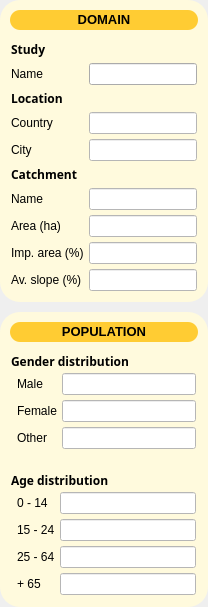
           <widget class="QWidget" name="Col1" native="true">
            <property name="sizePolicy">
             <sizepolicy hsizetype="Preferred" vsizetype="Preferred">
              <horstretch>0</horstretch>
              <verstretch>0</verstretch>
             </sizepolicy>
            </property>
            <property name="styleSheet">
             <string notr="true"/>
            </property>
            <layout class="QVBoxLayout" name="verticalLayout_11" stretch="0,0">
             <property name="spacing">
              <number>10</number>
             </property>
             <property name="leftMargin">
              <number>0</number>
             </property>
             <property name="topMargin">
              <number>0</number>
             </property>
             <property name="rightMargin">
              <number>0</number>
             </property>
             <property name="bottomMargin">
              <number>0</number>
             </property>
             <item>
              <widget class="QFrame" name="Domain_Frame">
               <property name="styleSheet">
                <string notr="true">QFrame{
background-color: #FFFADD;
border-radius: 20px
}</string>
               </property>
               <layout class="QVBoxLayout" name="verticalLayout_14" stretch="0,0">
                <property name="spacing">
                 <number>10</number>
                </property>
                <property name="leftMargin">
                 <number>10</number>
                </property>
                <property name="topMargin">
                 <number>10</number>
                </property>
                <property name="rightMargin">
                 <number>10</number>
                </property>
                <property name="bottomMargin">
                 <number>10</number>
                </property>
                <item>
                 <widget class="QLabel" name="Domain_Label">
                  <property name="enabled">
                   <bool>true</bool>
                  </property>
                  <property name="minimumSize">
                   <size>
                    <width>0</width>
                    <height>20</height>
                   </size>
                  </property>
                  <property name="font">
                   <font>
                    <family>Segoe UI</family>
                    <pointsize>10</pointsize>
                   </font>
                  </property>
                  <property name="styleSheet">
                   <string notr="true">background-color: #ffcc33;	
border-radius: 10px</string>
                  </property>
                  <property name="text">
                   <string>&lt;html&gt;&lt;head/&gt;&lt;body&gt;&lt;p align=&quot;center&quot;&gt;&lt;span style=&quot; font-weight:700;&quot;&gt;DOMAIN&lt;/span&gt;&lt;/p&gt;&lt;/body&gt;&lt;/html&gt;</string>
                  </property>
                 </widget>
                </item>
                <item>
                 <widget class="QWidget" name="widget_34" native="true">
                  <layout class="QVBoxLayout" name="verticalLayout_29" stretch="0">
                   <property name="spacing">
                    <number>2</number>
                   </property>
                   <property name="leftMargin">
                    <number>1</number>
                   </property>
                   <property name="topMargin">
                    <number>1</number>
                   </property>
                   <property name="rightMargin">
                    <number>1</number>
                   </property>
                   <property name="bottomMargin">
                    <number>1</number>
                   </property>
                   <item>
                    <layout class="QFormLayout" name="Domain_Form">
                     <property name="horizontalSpacing">
                      <number>5</number>
                     </property>
                     <property name="verticalSpacing">
                      <number>5</number>
                     </property>
                     <item row="2" column="0">
                      <widget class="QLabel" name="Location_Label">
                       <property name="font">
                        <font>
                         <family>Segoe UI Variable Text Semiligh</family>
                         <bold>true</bold>
                        </font>
                       </property>
                       <property name="text">
                        <string>Location</string>
                       </property>
                       <property name="textFormat">
                        <enum>Qt::PlainText</enum>
                       </property>
                      </widget>
                     </item>
                     <item row="3" column="0">
                      <widget class="QLabel" name="Country_Label">
                       <property name="text">
                        <string>Country</string>
                       </property>
                      </widget>
                     </item>
                     <item row="3" column="1">
                      <widget class="QLineEdit" name="Country__LineEdit">
                       <property name="styleSheet">
                        <string notr="true">background-color: white</string>
                       </property>
                       <property name="alignment">
                        <set>Qt::AlignCenter</set>
                       </property>
                      </widget>
                     </item>
                     <item row="4" column="0">
                      <widget class="QLabel" name="City_Label">
                       <property name="text">
                        <string>City</string>
                       </property>
                      </widget>
                     </item>
                     <item row="4" column="1">
                      <widget class="QLineEdit" name="City__LineEdit">
                       <property name="styleSheet">
                        <string notr="true">background-color: white</string>
                       </property>
                       <property name="alignment">
                        <set>Qt::AlignCenter</set>
                       </property>
                      </widget>
                     </item>
                     <item row="5" column="0">
                      <widget class="QLabel" name="Cat_Label">
                       <property name="font">
                        <font>
                         <family>Segoe UI Variable Text Semiligh</family>
                         <bold>true</bold>
                        </font>
                       </property>
                       <property name="text">
                        <string>Catchment</string>
                       </property>
                       <property name="textFormat">
                        <enum>Qt::PlainText</enum>
                       </property>
                      </widget>
                     </item>
                     <item row="6" column="0">
                      <widget class="QLabel" name="CatName_Label">
                       <property name="text">
                        <string>Name</string>
                       </property>
                      </widget>
                     </item>
                     <item row="6" column="1">
                      <widget class="QLineEdit" name="CatName_LineEdit">
                       <property name="styleSheet">
                        <string notr="true">background-color: white</string>
                       </property>
                       <property name="alignment">
                        <set>Qt::AlignCenter</set>
                       </property>
                      </widget>
                     </item>
                     <item row="7" column="0">
                      <widget class="QLabel" name="CatArea_Label">
                       <property name="text">
                        <string>Area (ha)</string>
                       </property>
                      </widget>
                     </item>
                     <item row="7" column="1">
                      <widget class="QLineEdit" name="CatArea_LineEdit">
                       <property name="styleSheet">
                        <string notr="true">background-color: white</string>
                       </property>
                       <property name="inputMask">
                        <string/>
                       </property>
                       <property name="text">
                        <string/>
                       </property>
                       <property name="frame">
                        <bool>true</bool>
                       </property>
                       <property name="alignment">
                        <set>Qt::AlignCenter</set>
                       </property>
                      </widget>
                     </item>
                     <item row="8" column="0">
                      <widget class="QLabel" name="CatImp_Label">
                       <property name="text">
                        <string>Imp. area (%)</string>
                       </property>
                      </widget>
                     </item>
                     <item row="8" column="1">
                      <widget class="QLineEdit" name="CatImp_LineEdit">
                       <property name="styleSheet">
                        <string notr="true">background-color: white</string>
                       </property>
                       <property name="alignment">
                        <set>Qt::AlignCenter</set>
                       </property>
                      </widget>
                     </item>
                     <item row="9" column="0">
                      <widget class="QLabel" name="CatSlope_Label">
                       <property name="text">
                        <string>Av. slope (%)</string>
                       </property>
                      </widget>
                     </item>
                     <item row="9" column="1">
                      <widget class="QLineEdit" name="CatSlope_LineEdit">
                       <property name="styleSheet">
                        <string notr="true">background-color: white</string>
                       </property>
                       <property name="alignment">
                        <set>Qt::AlignCenter</set>
                       </property>
                      </widget>
                     </item>
                     <item row="1" column="0">
                      <widget class="QLabel" name="StudyName_Label">
                       <property name="text">
                        <string>Name</string>
                       </property>
                      </widget>
                     </item>
                     <item row="1" column="1">
                      <widget class="QLineEdit" name="StudyName_LineEdit">
                       <property name="styleSheet">
                        <string notr="true"/>
                       </property>
                       <property name="alignment">
                        <set>Qt::AlignCenter</set>
                       </property>
                      </widget>
                     </item>
                     <item row="0" column="0">
                      <widget class="QLabel" name="Study_Label">
                       <property name="font">
                        <font>
                         <family>Segoe UI Variable Text Semiligh</family>
                         <bold>true</bold>
                        </font>
                       </property>
                       <property name="text">
                        <string>&lt;html&gt;&lt;head/&gt;&lt;body&gt;&lt;p&gt;Study&lt;/p&gt;&lt;/body&gt;&lt;/html&gt;</string>
                       </property>
                      </widget>
                     </item>
                    </layout>
                   </item>
                  </layout>
                 </widget>
                </item>
               </layout>
              </widget>
             </item>
             <item>
              <widget class="QFrame" name="Population_Frame">
               <property name="styleSheet">
                <string notr="true">QFrame{
background-color: #FFFADD;
border-radius: 20px
}</string>
               </property>
               <layout class="QVBoxLayout" name="verticalLayout_15" stretch="0,1,0,1">
                <property name="spacing">
                 <number>10</number>
                </property>
                <property name="leftMargin">
                 <number>10</number>
                </property>
                <property name="topMargin">
                 <number>10</number>
                </property>
                <property name="rightMargin">
                 <number>10</number>
                </property>
                <property name="bottomMargin">
                 <number>10</number>
                </property>
                <item>
                 <widget class="QLabel" name="Population_Label">
                  <property name="minimumSize">
                   <size>
                    <width>0</width>
                    <height>20</height>
                   </size>
                  </property>
                  <property name="font">
                   <font>
                    <pointsize>10</pointsize>
                   </font>
                  </property>
                  <property name="styleSheet">
                   <string notr="true">background-color: #ffcc33;	
border-radius: 10px</string>
                  </property>
                  <property name="text">
                   <string>&lt;html&gt;&lt;head/&gt;&lt;body&gt;&lt;p align=&quot;center&quot;&gt;&lt;span style=&quot; font-weight:700;&quot;&gt;POPULATION&lt;/span&gt;&lt;/p&gt;&lt;/body&gt;&lt;/html&gt;</string>
                  </property>
                 </widget>
                </item>
                <item>
                 <widget class="QWidget" name="Gender_Widget" native="true">
                  <layout class="QVBoxLayout" name="verticalLayout_4" stretch="0,0">
                   <property name="spacing">
                    <number>2</number>
                   </property>
                   <property name="leftMargin">
                    <number>1</number>
                   </property>
                   <property name="topMargin">
                    <number>1</number>
                   </property>
                   <property name="rightMargin">
                    <number>1</number>
                   </property>
                   <property name="bottomMargin">
                    <number>1</number>
                   </property>
                   <item>
                    <widget class="QLabel" name="Gender_Label">
                     <property name="font">
                      <font>
                       <family>Segoe UI Variable Text Semiligh</family>
                       <bold>true</bold>
                      </font>
                     </property>
                     <property name="text">
                      <string>Gender distribution</string>
                     </property>
                     <property name="textFormat">
                      <enum>Qt::PlainText</enum>
                     </property>
                    </widget>
                   </item>
                   <item>
                    <widget class="QWidget" name="GenderContent_Widget" native="true">
                     <layout class="QHBoxLayout" name="horizontalLayout_8">
                      <property name="spacing">
                       <number>5</number>
                      </property>
                      <property name="leftMargin">
                       <number>1</number>
                      </property>
                      <property name="topMargin">
                       <number>1</number>
                      </property>
                      <property name="rightMargin">
                       <number>1</number>
                      </property>
                      <property name="bottomMargin">
                       <number>1</number>
                      </property>
                      <item>
                       <widget class="QWidget" name="GenderPlot_Widget" native="true"/>
                      </item>
                      <item>
                       <layout class="QFormLayout" name="Gender_Form">
                        <property name="formAlignment">
                         <set>Qt::AlignLeading|Qt::AlignLeft|Qt::AlignVCenter</set>
                        </property>
                        <item row="0" column="0">
                         <widget class="QLabel" name="Male_Label">
                          <property name="text">
                           <string>Male</string>
                          </property>
                         </widget>
                        </item>
                        <item row="0" column="1">
                         <widget class="QLineEdit" name="Male_LineEdit">
                          <property name="styleSheet">
                           <string notr="true">background-color: white</string>
                          </property>
                          <property name="alignment">
                           <set>Qt::AlignCenter</set>
                          </property>
                         </widget>
                        </item>
                        <item row="1" column="0">
                         <widget class="QLabel" name="Female_Label">
                          <property name="text">
                           <string>Female</string>
                          </property>
                         </widget>
                        </item>
                        <item row="1" column="1">
                         <widget class="QLineEdit" name="Female_LineEdit">
                          <property name="styleSheet">
                           <string notr="true">background-color: white</string>
                          </property>
                          <property name="alignment">
                           <set>Qt::AlignCenter</set>
                          </property>
                         </widget>
                        </item>
                        <item row="2" column="0">
                         <widget class="QLabel" name="Other_Label">
                          <property name="text">
                           <string>Other</string>
                          </property>
                         </widget>
                        </item>
                        <item row="2" column="1">
                         <widget class="QLineEdit" name="Other_LineEdit">
                          <property name="styleSheet">
                           <string notr="true">background-color: white</string>
                          </property>
                          <property name="alignment">
                           <set>Qt::AlignCenter</set>
                          </property>
                         </widget>
                        </item>
                       </layout>
                      </item>
                     </layout>
                    </widget>
                   </item>
                  </layout>
                 </widget>
                </item>
                <item>
                 <spacer name="verticalSpacer_11">
                  <property name="orientation">
                   <enum>Qt::Vertical</enum>
                  </property>
                  <property name="sizeType">
                   <enum>QSizePolicy::Minimum</enum>
                  </property>
                  <property name="sizeHint" stdset="0">
                   <size>
                    <width>20</width>
                    <height>10</height>
                   </size>
                  </property>
                 </spacer>
                </item>
                <item>
                 <widget class="QWidget" name="Age_Widget" native="true">
                  <layout class="QVBoxLayout" name="verticalLayout_16" stretch="0,0">
                   <property name="spacing">
                    <number>2</number>
                   </property>
                   <property name="leftMargin">
                    <number>1</number>
                   </property>
                   <property name="topMargin">
                    <number>1</number>
                   </property>
                   <property name="rightMargin">
                    <number>1</number>
                   </property>
                   <property name="bottomMargin">
                    <number>1</number>
                   </property>
                   <item>
                    <widget class="QLabel" name="Age_Label">
                     <property name="font">
                      <font>
                       <family>Segoe UI Variable Text Semiligh</family>
                       <bold>true</bold>
                      </font>
                     </property>
                     <property name="text">
                      <string>Age distribution</string>
                     </property>
                     <property name="textFormat">
                      <enum>Qt::PlainText</enum>
                     </property>
                    </widget>
                   </item>
                   <item>
                    <widget class="QWidget" name="widget_11" native="true">
                     <layout class="QHBoxLayout" name="horizontalLayout_9">
                      <property name="spacing">
                       <number>5</number>
                      </property>
                      <property name="leftMargin">
                       <number>1</number>
                      </property>
                      <property name="topMargin">
                       <number>1</number>
                      </property>
                      <property name="rightMargin">
                       <number>1</number>
                      </property>
                      <property name="bottomMargin">
                       <number>1</number>
                      </property>
                      <item>
                       <widget class="QWidget" name="AgePlot_Widget" native="true"/>
                      </item>
                      <item>
                       <layout class="QFormLayout" name="Age_Form">
                        <property name="formAlignment">
                         <set>Qt::AlignLeading|Qt::AlignLeft|Qt::AlignVCenter</set>
                        </property>
                        <item row="0" column="0">
                         <widget class="QLabel" name="Age1_Label">
                          <property name="text">
                           <string>0 - 14</string>
                          </property>
                         </widget>
                        </item>
                        <item row="0" column="1">
                         <widget class="QLineEdit" name="Age1_LineEdit">
                          <property name="styleSheet">
                           <string notr="true">background-color: white</string>
                          </property>
                          <property name="alignment">
                           <set>Qt::AlignCenter</set>
                          </property>
                         </widget>
                        </item>
                        <item row="1" column="0">
                         <widget class="QLabel" name="Age2_Label">
                          <property name="text">
                           <string>15 - 24</string>
                          </property>
                         </widget>
                        </item>
                        <item row="1" column="1">
                         <widget class="QLineEdit" name="Age2_LineEdit">
                          <property name="styleSheet">
                           <string notr="true">background-color: white</string>
                          </property>
                          <property name="alignment">
                           <set>Qt::AlignCenter</set>
                          </property>
                         </widget>
                        </item>
                        <item row="2" column="0">
                         <widget class="QLabel" name="Age3_Label">
                          <property name="text">
                           <string>25 - 64</string>
                          </property>
                         </widget>
                        </item>
                        <item row="2" column="1">
                         <widget class="QLineEdit" name="Age3_LineEdit">
                          <property name="styleSheet">
                           <string notr="true">background-color: white</string>
                          </property>
                          <property name="alignment">
                           <set>Qt::AlignCenter</set>
                          </property>
                         </widget>
                        </item>
                        <item row="3" column="0">
                         <widget class="QLabel" name="Age4_Label">
                          <property name="text">
                           <string>+ 65</string>
                          </property>
                         </widget>
                        </item>
                        <item row="3" column="1">
                         <widget class="QLineEdit" name="Age4_LineEdit">
                          <property name="styleSheet">
                           <string notr="true">background-color: white</string>
                          </property>
                          <property name="alignment">
                           <set>Qt::AlignCenter</set>
                          </property>
                         </widget>
                        </item>
                       </layout>
                      </item>
                     </layout>
                    </widget>
                   </item>
                  </layout>
                 </widget>
                </item>
               </layout>
              </widget>
             </item>
            </layout>
           </widget>
